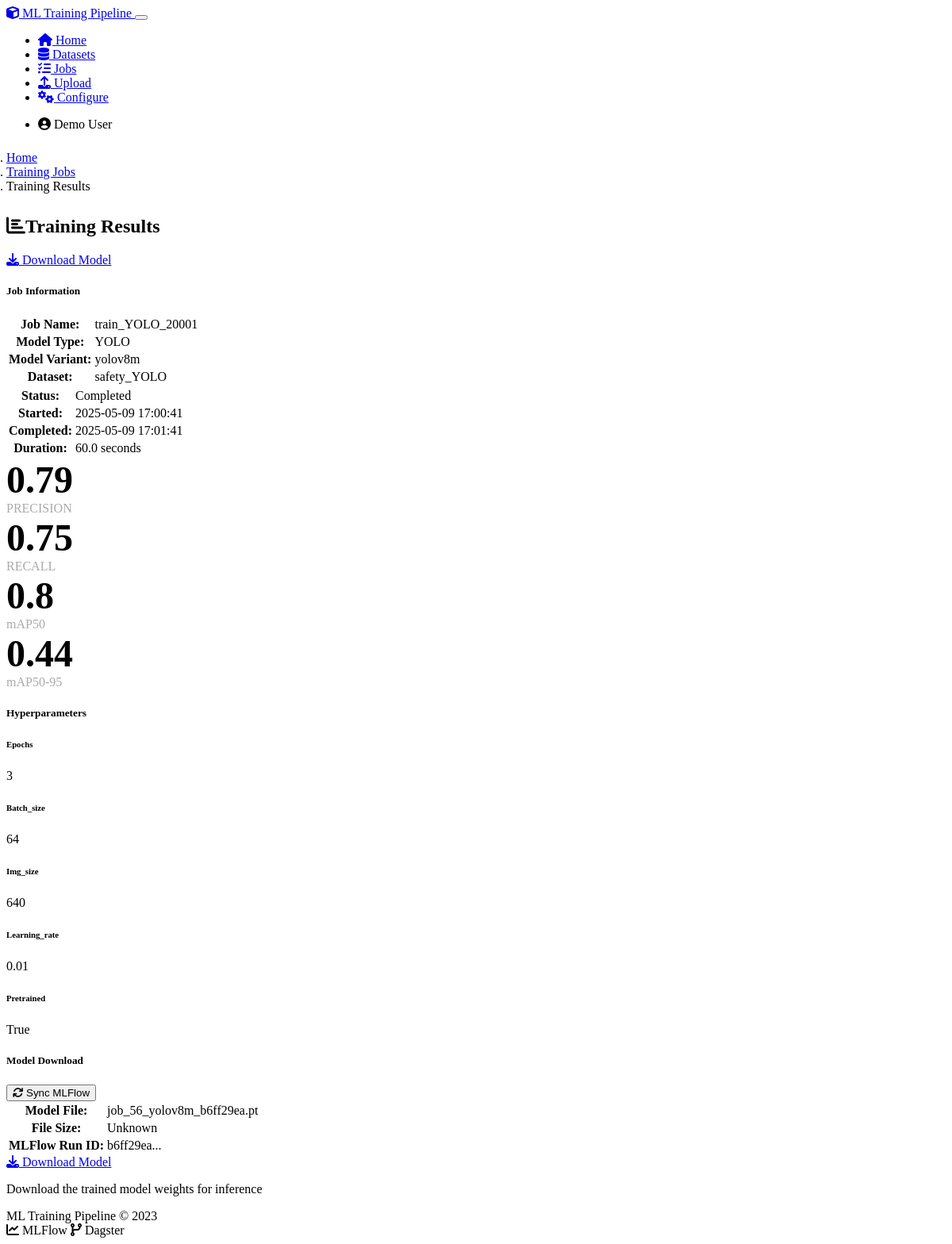
The page /results/56 on the database its author committed.
### models.py (models this page shows, shortened)
class TrainingJob(db.Model):
    id = db.Column(db.Integer, primary_key=True)
    job_name = db.Column(db.String(120), nullable=False)
    model_type = db.Column(db.String(20), nullable=False)  # YOLO, RF-DETR
    model_variant = db.Column(db.String(20), nullable=False)  # e.g., yolov5s, rf_detr_r50
    hyperparameters = db.Column(db.Text, nullable=False)  # JSON-serialized hyperparameters
    status = db.Column(db.String(20), default='pending')  # pending, running, completed, failed
    mlflow_run_id = db.Column(db.String(36))  # MLFlow run ID
    dagster_run_id = db.Column(db.String(36))  # Dagster run ID
    created_at = db.Column(db.DateTime, default=datetime.utcnow)
    started_at = db.Column(db.DateTime)
    completed_at = db.Column(db.DateTime)
    error_message = db.Column(db.Text)
    user_id = db.Column(db.Integer, db.ForeignKey('user.id'), nullable=False)
    dataset_id = db.Column(db.Integer, db.ForeignKey('dataset.id'), nullable=False)
    def get_hyperparameters(self):
        return json.loads(self.hyperparameters)

class Dataset(db.Model):
    id = db.Column(db.Integer, primary_key=True)
    name = db.Column(db.String(120), nullable=False)
    description = db.Column(db.Text)
    data_path = db.Column(db.String(256), nullable=False)
    format_type = db.Column(db.String(20), nullable=False)  # COCO, YOLO, VOC, etc.
    class_names = db.Column(db.Text)  # JSON-serialized list of class names
    image_count = db.Column(db.Integer, default=0)
    created_at = db.Column(db.DateTime, default=datetime.utcnow)
    user_id = db.Column(db.Integer, db.ForeignKey('user.id'), nullable=False)
    training_jobs = db.relationship('TrainingJob', backref='dataset', lazy='dynamic')

class ModelArtifact(db.Model):
    id = db.Column(db.Integer, primary_key=True)
    training_job_id = db.Column(db.Integer, db.ForeignKey('training_job.id'), nullable=False)
    artifact_path = db.Column(db.String(256), nullable=False)
    artifact_type = db.Column(db.String(20), nullable=False)  # weights, config, metrics
    metrics = db.Column(db.Text)  # JSON-serialized metrics
    created_at = db.Column(db.DateTime, default=datetime.utcnow)
    training_job = db.relationship('TrainingJob', backref='artifacts')
    def get_metrics(self):
        if self.metrics:
            return json.loads(self.metrics)
        return {}

### routes.py (the view)
    @app.route('/results/<int:job_id>')
    def training_results(job_id):
        job = TrainingJob.query.get_or_404(job_id)
        dataset = Dataset.query.get(job.dataset_id) if job.dataset_id else None
        if job.status != 'completed':
            flash("This job has not completed yet.", 'warning')
            return redirect(url_for('monitor_training', job_id=job_id))
        artifacts = ModelArtifact.query.filter_by(training_job_id=job_id).all()
        metrics = {}
        for artifact in artifacts:
            if artifact.artifact_type == 'weights' and artifact.metrics:
                metrics = artifact.get_metrics()
                break
        model_path = None
        model_size = None
        for artifact in artifacts:
            if artifact.artifact_type == 'weights':
                model_path = artifact.artifact_path
                if model_path and os.path.exists(model_path):
                    model_size = round(os.path.getsize(model_path) / (1024 * 1024), 2)  # Size in MB
                break
        hyperparameters = job.get_hyperparameters()
        metrics_history = None
        return render_template('results.html',
                            title=f'Results: {job.job_name}',
                            job=job,
                            dataset=dataset,
                            artifacts=artifacts,
                            metrics=metrics,
                            hyperparameters=hyperparameters,
                            model_path=model_path,
                            model_size=model_size,
                            metrics_history=metrics_history)

### templates/results.html (shortened to what this page needs)
{% extends "layout.html" %}
{% block content %}
<div class="row">
    <div class="col-md-12">
        <nav aria-label="breadcrumb">
            <ol class="breadcrumb custom-breadcrumb">
                <li class="breadcrumb-item"><a href="{{ url_for('index') }}">Home</a></li>
                <li class="breadcrumb-item"><a href="{{ url_for('list_jobs') }}">Training Jobs</a></li>
                <li class="breadcrumb-item active" aria-current="page">Training Results</li>
            </ol>
        </nav>
        <div class="d-flex justify-content-between align-items-center mb-4">
            <h2><i class="fas fa-chart-bar me-2"></i>Training Results</h2>
            {% if job.status == 'completed' and model_path %}
            <a href="{{ url_for('download_artifact', artifact_id=artifacts[0].id if artifacts else 0) }}" class="btn btn-success download-btn">
                <i class="fas fa-download me-1"></i> Download Model
            </a>
            {% endif %}
        </div>
        <div class="card mb-4">
            <div class="card-header">
                <h5 class="mb-0">Job Information</h5>
            </div>
            <div class="card-body">
                <div class="row">
                    <div class="col-md-6">
                        <table class="table">
                            <tr>
                                <th>Job Name:</th>
                                <td>{{ job.job_name }}</td>
                            </tr>
                            <tr>
                                <th>Model Type:</th>
                                <td>{{ job.model_type|upper }}</td>
                            </tr>
                            <tr>
                                <th>Model Variant:</th>
                                <td>{{ job.model_variant }}</td>
                            </tr>
                            <tr>
                                <th>Dataset:</th>
                                <td>{{ dataset.name if dataset else 'N/A' }}</td>
                            </tr>
                        </table>
                    </div>
                    <div class="col-md-6">
                        <table class="table">
                            <tr>
                                <th>Status:</th>
                                <td>
                                    {% if job.status == 'completed' %}
                                    <span class="badge bg-success">Completed</span>
                                    {% elif job.status == 'failed' %}
                                    <span class="badge bg-danger">Failed</span>
                                    {% else %}
                                    <span class="badge bg-secondary">{{ job.status|title }}</span>
                                    {% endif %}
                                </td>
                            </tr>
                            <tr>
                                <th>Started:</th>
                                <td>{{ job.started_at.strftime('%Y-%m-%d %H:%M:%S') if job.started_at else 'N/A' }}</td>
                            </tr>
                            <tr>
                                <th>Completed:</th>
                                <td>{{ job.completed_at.strftime('%Y-%m-%d %H:%M:%S') if job.completed_at else 'N/A' }}</td>
                            </tr>
                            <tr>
                                <th>Duration:</th>
                                <td>
                                    {% if job.started_at and job.completed_at %}
                                    {{ (job.completed_at - job.started_at).total_seconds()|round(1) }} seconds
                                    {% else %}
                                    N/A
                                    {% endif %}
                                </td>
                            </tr>
                        </table>
                    </div>
                </div>
            </div>
        </div>
        {% if job.status == 'completed' %}
        <div class="row mb-4">
            <div class="col-md-3">
                <div class="card metrics-card h-100">
                    <div class="card-body text-center">
                        <div class="metrics-value text-primary">{{ metrics.precision|round(2) if metrics and metrics.precision else 'N/A' }}</div>
                        <div class="metrics-label">PRECISION</div>
                    </div>
                </div>
            </div>
            <div class="col-md-3">
                <div class="card metrics-card h-100">
                    <div class="card-body text-center">
                        <div class="metrics-value text-success">{{ metrics.recall|round(2) if metrics and metrics.recall else 'N/A' }}</div>
                        <div class="metrics-label">RECALL</div>
                    </div>
                </div>
            </div>
            <div class="col-md-3">
                <div class="card metrics-card h-100">
                    <div class="card-body text-center">
                        <div class="metrics-value text-info">{{ metrics.mAP50|round(2) if metrics and metrics.mAP50 else 'N/A' }}</div>
                        <div class="metrics-label">mAP50</div>
                    </div>
                </div>
            </div>
            <div class="col-md-3">
                <div class="card metrics-card h-100">
                    <div class="card-body text-center">
                        <div class="metrics-value text-warning">{{ metrics.get('mAP50-95', 'N/A')|round(2) if metrics and metrics.get('mAP50-95') is not none else 'N/A' }}</div>
                        <div class="metrics-label">mAP50-95</div>
                    </div>
                </div>
            </div>
        </div>
        <div class="card mb-4">
            <div class="card-header">
                <h5 class="mb-0">Hyperparameters</h5>
            </div>
            <div class="card-body">
                <div class="row">
                    {% for key, value in hyperparameters.items() %}
                    <div class="col-md-3 mb-3">
                        <div class="card h-100">
                            <div class="card-body">
                                <h6 class="card-title">{{ key|title }}</h6>
                                <p class="card-text">{{ value }}</p>
                            </div>
                        </div>
                    </div>
                    {% endfor %}
                </div>
            </div>
        </div>
        {% if model_path %}
        <div class="row">
            <div class="col-md-6">
                <div class="card mb-4">
                    <div class="card-header d-flex justify-content-between align-items-center">
                        <h5 class="mb-0">Model Download</h5>
                        {% if job.mlflow_run_id and not job.mlflow_run_id.startswith('direct-') %}
                        <button class="btn btn-sm btn-outline-primary" id="sync-mlflow-btn"
                                data-job-id="{{ job.id }}" data-toggle="tooltip"
                                title="Sincronizza metriche e artefatti con MLFlow">
                            <i class="fas fa-sync"></i> Sync MLFlow
                        </button>
                        {% endif %}
                    </div>
                    <div class="card-body">
                        <table class="table">
                            <tr>
                                <th>Model File:</th>
                                <td>
                                    {% if model_path %}
                                    {{ model_path.split('/')[-1] }}
                                    {% else %}
                                    Not available
                                    {% endif %}
                                </td>
                            </tr>
                            <tr>
                                <th>File Size:</th>
                                <td>
                                    {% if model_path and model_size %}
                                    {{ model_size }} MB
                                    {% else %}
                                    Unknown
                                    {% endif %}
                                </td>
                            </tr>
                            <tr>
                                <th>MLFlow Run ID:</th>
                                <td>{{ job.mlflow_run_id[:8] + '...' if job.mlflow_run_id else 'N/A' }}</td>
                            </tr>
                        </table>
                    </div>
                </div>
            </div>
            <div class="col-md-6">
                {% if job.status == 'completed' and model_path and artifacts %}
                <div class="text-center p-4">
                    <a href="{{ url_for('download_artifact', artifact_id=artifacts[0].id if artifacts else 0) }}" class="btn btn-lg btn-success download-btn">
                        <i class="fas fa-download me-2"></i> Download Model
                    </a>
                    <p class="text-muted mt-2">
                        Download the trained model weights for inference
                    </p>
                </div>
                {% endif %}
            </div>
        </div>
        {% endif %}
        {% endif %}
    </div>
</div>
{% endblock %}

### static/css/custom.css (style rules this page uses)
.custom-breadcrumb { background-color: transparent; padding: 0.5rem 0; }

### templates/results.html (style rules this page uses)
.metrics-value { font-size: 3rem; font-weight: bold; }
.metrics-label { font-size: 1rem; color: #aaa; }
.metrics-card { transition: all 0.3s ease; }
.download-btn { transition: all 0.3s ease; }

### rows shown on the page
TrainingJob: job_name "train_YOLO_20001", model_type "YOLO", model_variant "yolov8m", started_at "2025-05-09 17:00:41", completed_at "2025-05-09 17:01:41", (job.completed_at-job.started_at).total_seconds()|round(1) "60.0"
Dataset: name "safety_YOLO"
ModelArtifact: artifact_path "job_56_yolov8m_b6ff29ea.pt"

### other values the page prints
{{ metrics.precision|round(2) if metrics and metrics.precision else 'N/A' }} "0.79"
{{ metrics.recall|round(2) if metrics and metrics.recall else 'N/A' }} "0.75"
{{ metrics.mAP50|round(2) if metrics and metrics.mAP50 else 'N/A' }} "0.8"
{{ key|title }} "Epochs" "Batch_size" "Img_size" "Learning_rate" "Pretrained"
{{ value }} "3" "64" "640" "0.01" "True"
{{ job.mlflow_run_id[:8] + '...' if job.mlflow_run_id else 'N/A' }} "b6ff29ea..."
